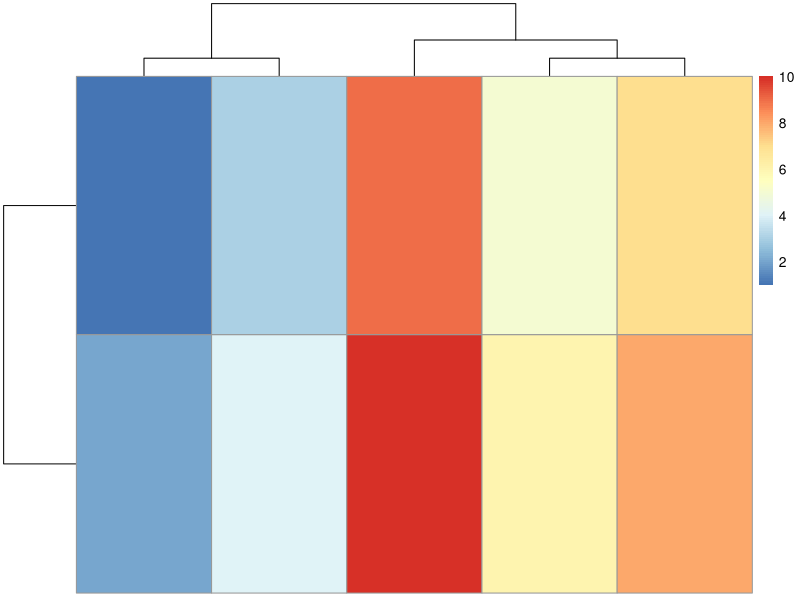
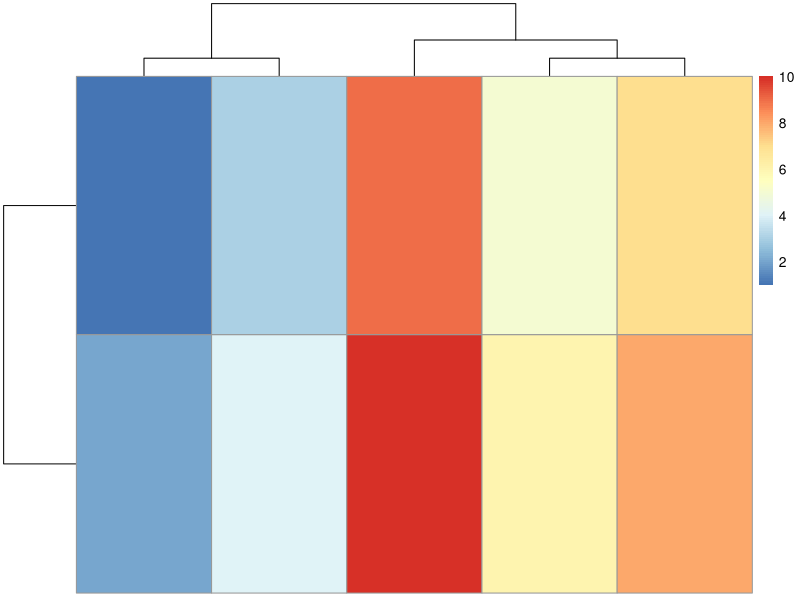
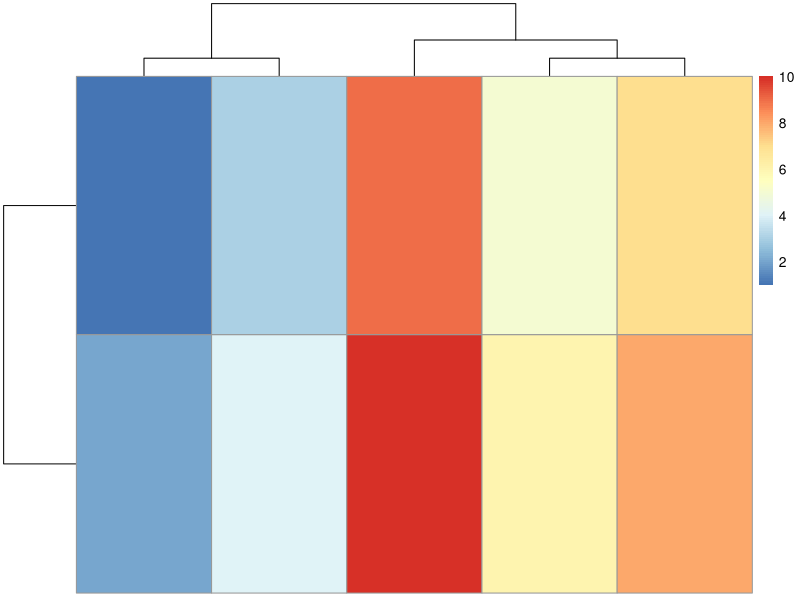
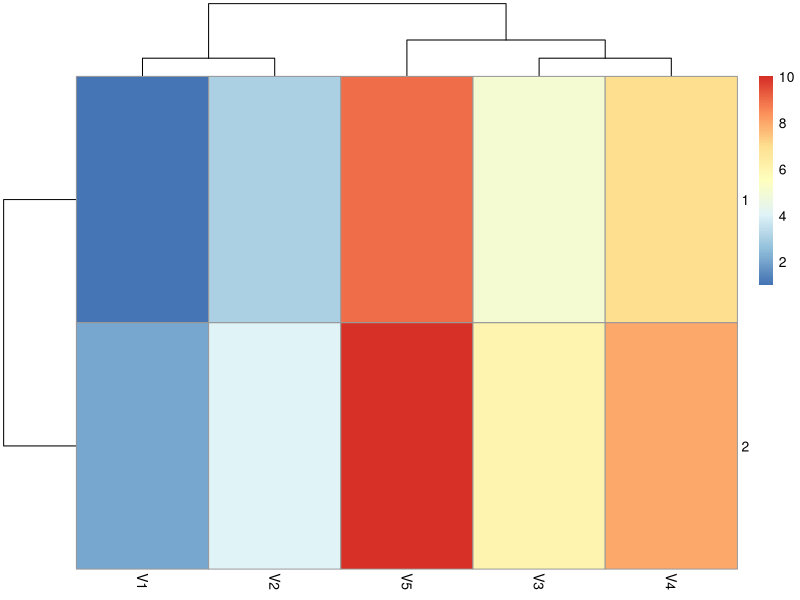

Recreate these plots in R, in order. (Note: this script raises an error after producing the figures.)
getwd()
.libPaths()

rm(list = ls())
vec <- 1:10
class(vec)

vec <- LETTERS[1:5]
vec <- seq(1:5)
identical(1:5, seq(1:5))
vec <- 1:10
dim(vec) <- c(2,5)
b<- as.data.frame(vec)
vec[2,4]
pheatmap::pheatmap(vec)
b[1,2] ='5'
pheatmap::pheatmap(vec)
class(vec)
str(vec)
as.numeric(vec)
pheatmap::pheatmap(vec)

is.array(vec)
is.matrix(vec)

b <- as.data.frame(vec)
pheatmap::pheatmap(b)
str(b)

d <- options()
length(d)

lapply(d, length)

unlist(lapply(d,length))
index <- as.numeric(unlist(lapply(d,length)))>2
table(as.numeric(unlist(lapply(d,length)))>2)
d <- d[index]
d[5]
class(d[3])
d[[4]][[1]]
d[4][[1]]
class(d$repos)
mode(d$repos)
typeof(d$repos)
